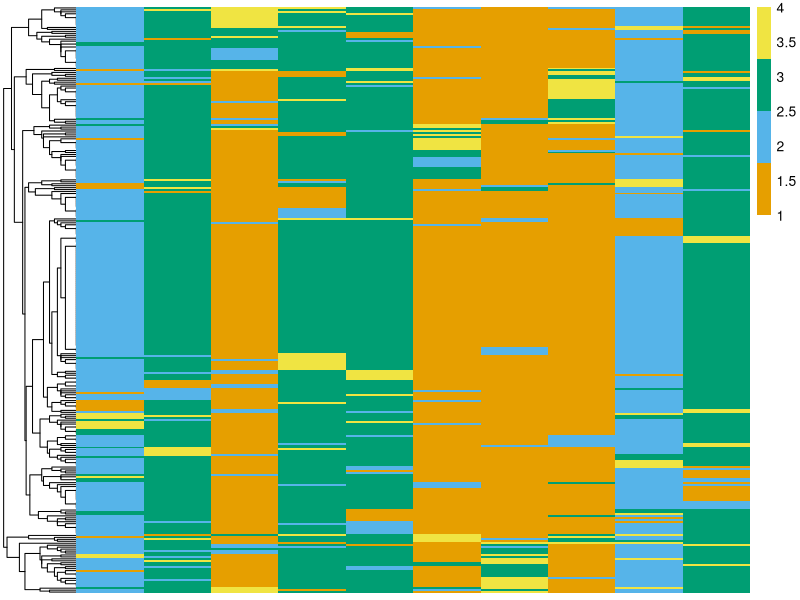
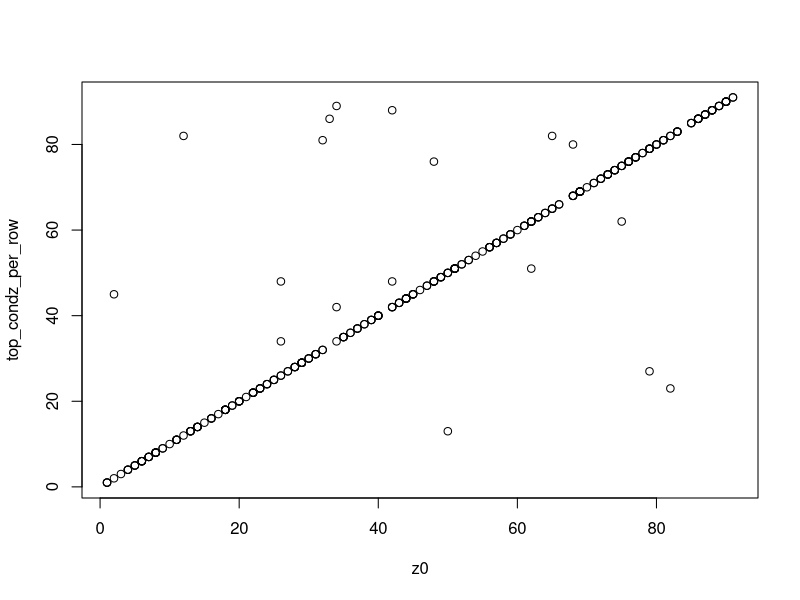

Source code (R) for these figures, in order:
## ---- chunk 1
n <- 300 # number of DNA sequences
l <- 100 # number of nucleotides for each sequence
ml <- 10 # the length of the true motif
set.seed(5)
motif <- sample(1:4, ml, TRUE)
motif
## ---- chunk 2
x0 <- matrix(sample(1:4, n * l, TRUE),nrow=n)
z0 <- sample(l - ml + 1, n, TRUE)
for (i in seq_len(n)) {
  x0[i, z0[i] + 0:(ml-1)] <- motif
}
head(z0)
x0[1,z0[1] + 0:(ml-1)]
motif
# add more noise (20%):
noise <- .2
x0 <- matrix(
  ifelse(sample(0:1, n * l, TRUE, c(1-noise,noise)), sample(1:4, n * l, TRUE), x0),
  nrow=n)
x0[1,z0[1] + 0:(ml-1)]
## ---- chunk 3
x <- matrix(nrow=n * (l - ml + 1), ncol=ml)
for (i in seq_len(n)) {
  for (j in seq_len(l - ml + 1)) {
    x[(i-1) * (l - ml + 1) + j,] <- x0[i,j + 0:(ml-1)]
  }
}
motif_idx <- z0 + 0:(n-1) * (l - ml + 1) # the motifs
head(x[motif_idx,])
z <- numeric(length=nrow(x))
z[motif_idx] <- 1
table(z)
## ---- chunk 4
pheatmap::pheatmap(x[motif_idx,], cluster_cols=FALSE, color=palette.colors()[2:5])
## ---- chunk 5
theta0 <- matrix(runif(ml*4),ncol=ml)
theta0 <- sweep(theta0, 2, colSums(theta0), "/")
theta_bg <- rep(.25, 4)
theta <- theta0
## ---- chunk 6
lik <- function(theta, x_seq) {
  prod(sapply(1:4, function(k) prod(theta[k,x_seq == k])))
}
lik_bg <- function(theta_bg, x_seq) {
  prod(theta_bg[x_seq])
}
lik(theta, x[1,])
lik_bg(theta_bg, x[1,])
## ---- chunk 7
eval_lik_bg <- 90/91 * apply(x, 1, lik_bg, theta=theta_bg)
for (iter in 1:30) {
  eval_lik_motif <- 1/91 * apply(x, 1, lik, theta=theta)
  cond_prob <- cbind(eval_lik_motif, eval_lik_bg)
  cond_prob <- cond_prob / rowSums(cond_prob)
  unscaled_freq <- t(sapply(1:4, function(k) colSums(cond_prob[,1] * (x == k))))
  theta <- sweep(unscaled_freq, 2, colSums(unscaled_freq), "/")
  print(round(theta[,1:4],3))
}
## ---- chunk 8
cond_prob_mat <- matrix(cond_prob[,1], nrow=n, byrow = TRUE)
top_condz_per_row <- apply(cond_prob_mat, 1, which.max)
plot(z0, top_condz_per_row)
